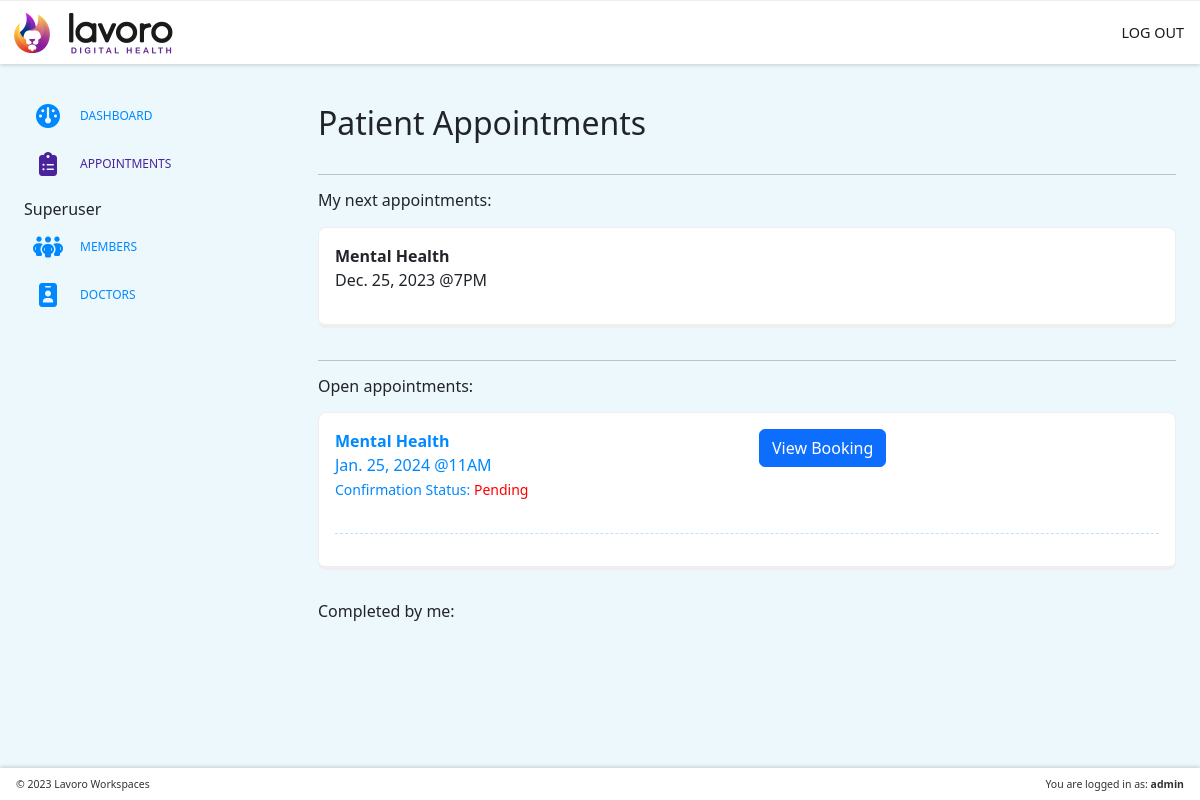
The page /dashboard/patients/ (signed in) on the database as committed earlier.
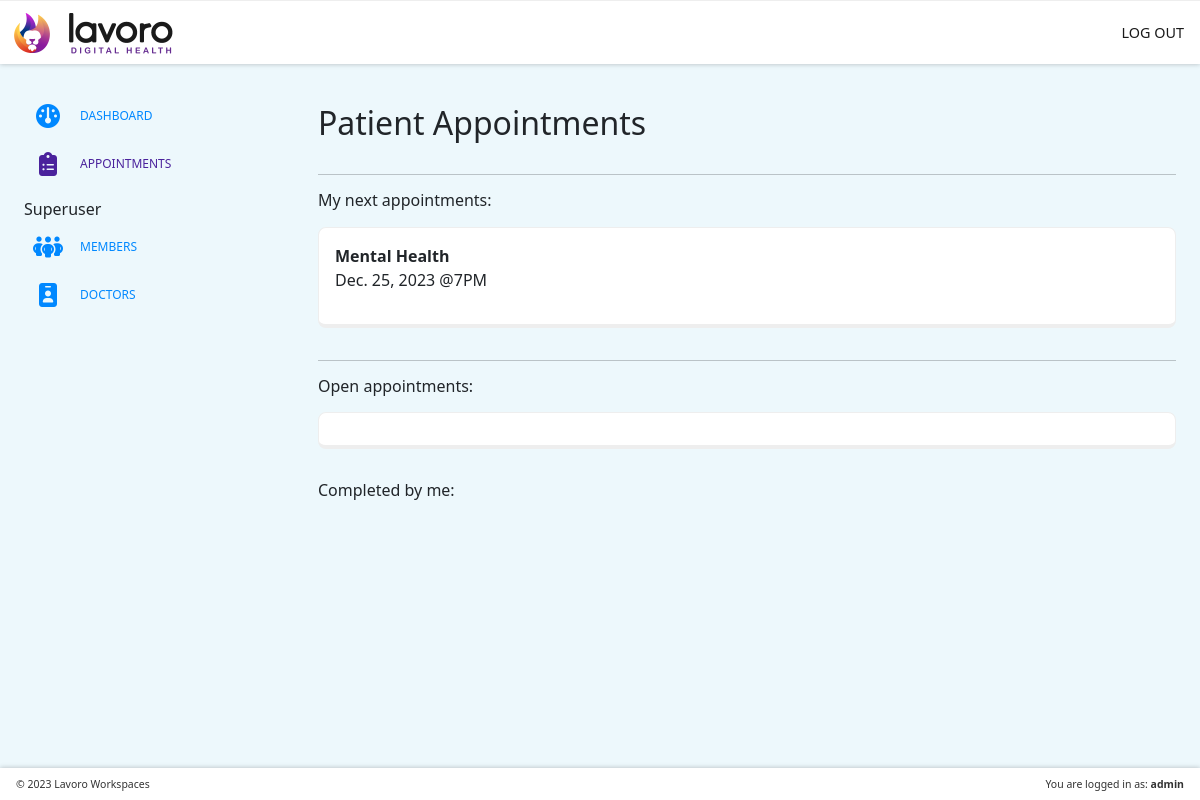
The same page on the database as committed later.
### booking/models.py (models this page shows)
class Appointments(models.Model):
    phone_regex = RegexValidator(
        regex=r'^\+?1?\d{9,15}$',
        message="Phone number must be entered in the format: '+999999999'. Up to 15 digits allowed."
    )
    TYPE = (
        ("GP Consultation", "GP Consultation"),
        ("Mental Health", "Mental Health"),
    )
    SLOTS = (
        ("11AM", "11AM"),
        ("2PM", "2PM"),
        ("7PM", "7PM"),
    )
    app_member = models.ForeignKey(User, on_delete=models.CASCADE, null=True)
    app_type = models.CharField(max_length=100, choices=TYPE, default="11AM")
    app_date = models.DateField()
    app_time = models.CharField(max_length=4, choices=SLOTS, default="11AM")
    created = models.DateTimeField(default=datetime.now)
    confirmed = models.BooleanField(default=False, blank=True)
    doctor = models.IntegerField(default=0)
    completed = models.BooleanField(default=False, blank=True)

### dashboard/views.py (the view)
# urls.py: path('patients/', views.patients, name='patients'),
@login_required
def patients(request):
    print(request.user.id)
    patients = Appointments.objects.all().filter(confirmed=False).order_by('app_date')
    birds = Appointments.objects.all().filter(completed=False, doctor=request.user.id).order_by('app_date')
    context = {
        'patients': patients,
        'birds': birds
    }
    return render(request, 'patients.html', context)

### dashboard/templates/patients.html (shortened to what this page needs)
{% extends 'base_dashboard.html' %}
{% block dashboard_content %}
    <h2>
        Patient Appointments
    </h2>
    <hr/>
    <h6>My next appointments:</h6>
    <div class="content">
        {% for bird in birds %}
            <p>
                <strong>
                    {{ bird.app_type }}
                </strong>
                <br/>
                    {{ bird.app_date }} @{{ bird.app_time }}
            </p>
        {% endfor %}
        </div>
        <hr/>
        <h6>Open appointments:</h6>
        <div class="content">
        {% for patient in patients %}
        <div class="row">
            <div class="col-sm-6 text-start">
                <a href="./{{ patient.id }}">
                    <p>
                        <strong>
                            {{ patient.app_type }}
                        </strong>
                        <br/>
                            {{ patient.app_date }} @{{ patient.app_time }}
                        <br/>
                        <small>Confirmation Status:
                            {% if patient.confirmed %}
                                <span class="good">Confirmed</span>
                            {% else%}
                                <span class="bad">Pending</span>
                            {% endif%}
                        </small>
                    </p>
                </a>
            </div>
            <div class="col-sm-6">
                <button type="button" class="btn btn-primary" data-bs-toggle="modal" data-bs-target="#exampleModal{{ patient.id }}">
                    View Booking
                </button>
            </div>
        </div>
        <hr/>
        {% endfor %}
    </div>
    <h6>Completed by me:</h6>
{% endblock %}

Rows that differ between the two databases and show on the page:
no longer on this page (row edited): Appointments: app_type "Mental Health", app_date "Jan. 25, 2024", app_time "11AM", confirmed "Pending", shown under "Open appointments:"
